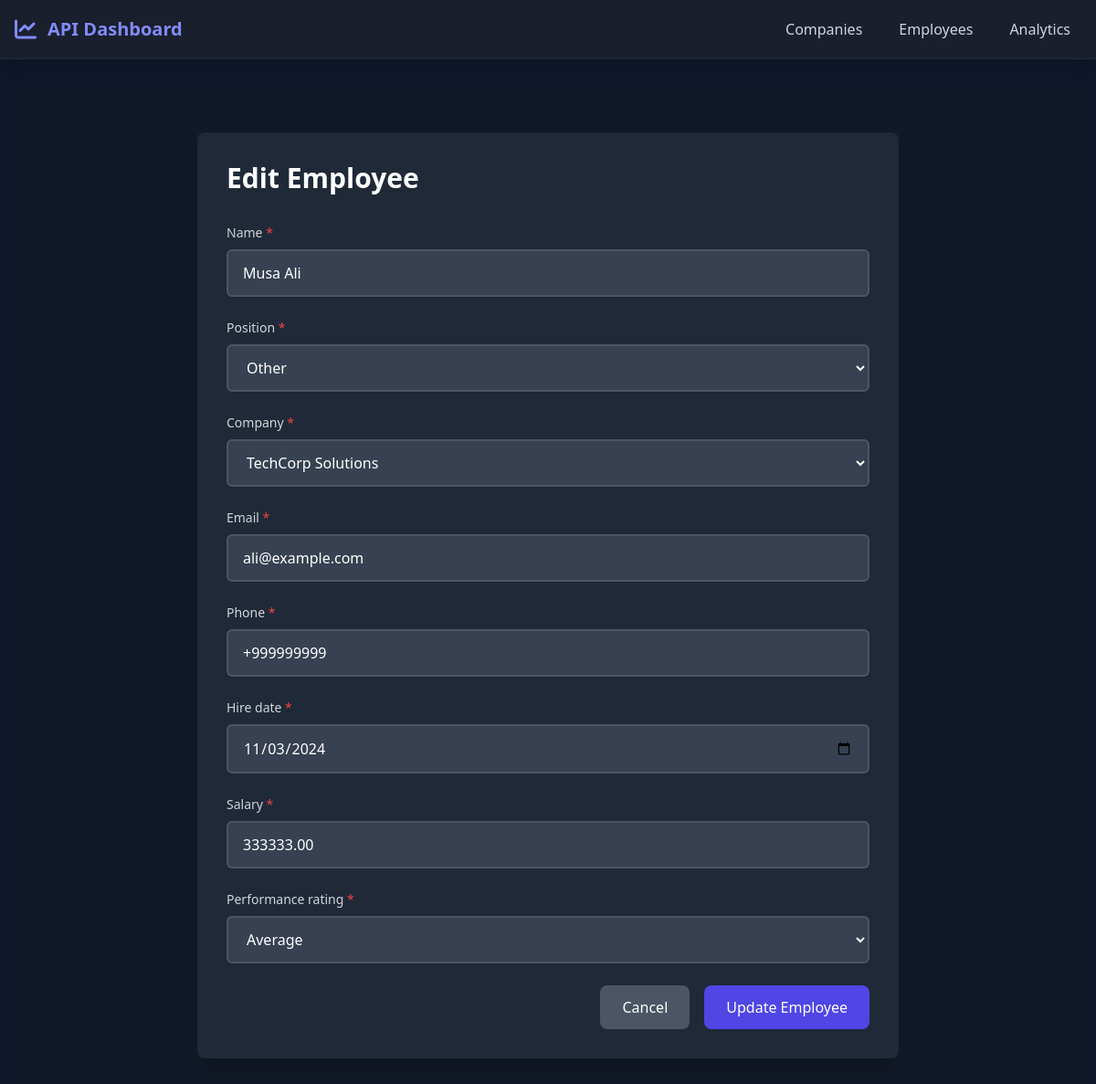
Screenshot of /employees/279/update/ with the database file from the repository.
### api/models.py (models this page shows, shortened)
class Employee(models.Model):
    POSITION_CHOICES = [
        ('MGR', 'Manager'),
        ('DEV', 'Developer'),
        ('DES', 'Designer'),
        ('HR', 'HR'),
        ('SALES', 'Sales'),
        ('OTHER', 'Other'),
    ]
    PERFORMANCE_CHOICES = [
        ('EXC', 'Excellent'),
        ('GOOD', 'Good'),
        ('AVG', 'Average'),
        ('BELOW', 'Below Average'),
        ('POOR', 'Poor'),
    ]
    name = models.CharField(max_length=100)
    email = models.EmailField(
        unique=True,
        validators=[EmailValidator(message="Enter a valid email address.")]
    )
    phone = models.CharField(
        max_length=15,
        validators=[
            RegexValidator(
                regex=r'^\+?1?\d{9,15}$',
                message="Phone number must be entered in the format: '+999999999'. Up to 15 digits allowed."
            )
        ]
    )
    position = models.CharField(max_length=5, choices=POSITION_CHOICES, default='OTHER')
    company = models.ForeignKey(Company, on_delete=models.CASCADE)
    hire_date = models.DateField()
    salary = models.DecimalField(max_digits=10, decimal_places=2)
    performance_rating = models.CharField(max_length=5, choices=PERFORMANCE_CHOICES, default='AVG')
    projects_completed = models.IntegerField(default=0)
    is_active = models.BooleanField(default=True)
    created_at = models.DateTimeField(auto_now_add=True)
    updated_at = models.DateTimeField(auto_now=True)
    class Meta:
        ordering = ['name']
        unique_together = ['email', 'company']

### api/views.py (the view)
# urls.py: path('employees/<int:pk>/update/', views.EmployeeUpdateView.as_view(), name='employee_update'),
class EmployeeUpdateView(UpdateView):
    model = Employee
    form_class = EmployeeForm
    template_name = 'employee_form.html'
    success_url = reverse_lazy('employee_list')

### api/models.py (called while the page is built)
    def __str__(self):
        return self.name

### api/templatetags/custom_filters.py (called while the page is built)
@register.filter(name='addclass')
def addclass(field, css_classes):
    if field.field.widget.attrs.get('class'):
        css_classes = f"{field.field.widget.attrs['class']} {css_classes}"
    return field.as_widget(attrs={"class": css_classes})

### api/templates/employee_form.html (shortened to what this page needs)
{% extends 'base.html' %}
{% load custom_filters %}
{% block content %}
<div class="min-h-screen bg-gray-900 py-12 px-4 sm:px-6 lg:px-8">
    <div class="max-w-3xl mx-auto">
        <div class="bg-gray-800 rounded-lg shadow-xl p-8">
            <h2 class="text-3xl font-bold text-white mb-8">
                {% if form.instance.pk %}Edit Employee{% else %}Add New Employee{% endif %}
            </h2>
            <form method="post" action="{% if form.instance.pk %}{% url 'employee_edit' form.instance.pk %}{% else %}{% url 'employee_create' %}{% endif %}" class="space-y-6">
                {% for field in form %}
                <div class="form-group">
                    <label for="{{ field.id_for_label }}" class="block text-sm font-medium text-gray-300 mb-2">
                        {{ field.label }}
                        {% if field.field.required %}<span class="text-red-500">*</span>{% endif %}
                    </label>
                    <div class="relative">
                        {{ field|addclass:"w-full px-4 py-3 rounded-lg border-2 border-gray-600 bg-gray-700 text-white placeholder-gray-400 focus:outline-none focus:border-indigo-500 focus:ring-1 focus:ring-indigo-500 transition duration-200" }}
                    </div>
                </div>
                {% endfor %}
                <div class="flex justify-end space-x-4 mt-8">
                    <a href="{% url 'employee_list' %}" class="px-6 py-3 bg-gray-600 text-white rounded-lg hover:bg-gray-700 transition duration-200">
                        Cancel
                    </a>
                    <button type="submit" class="px-6 py-3 bg-indigo-600 text-white rounded-lg hover:bg-indigo-700 transition duration-200">
                        {% if form.instance.pk %}Update{% else %}Create{% endif %} Employee
                    </button>
                </div>
            </form>
        </div>
    </div>
</div>
{% endblock %}

### rows the page displays
Employee: form "Musa Ali" "Other" "TechCorp Solutions" "ali@example.com" "+999999999" "11/03/2024" "333333.00" "Average"

### other values shown
{{ field.label }} "Name" "Position" "Company" "Email" "Phone" "Hire date" "Salary" "Performance rating"
